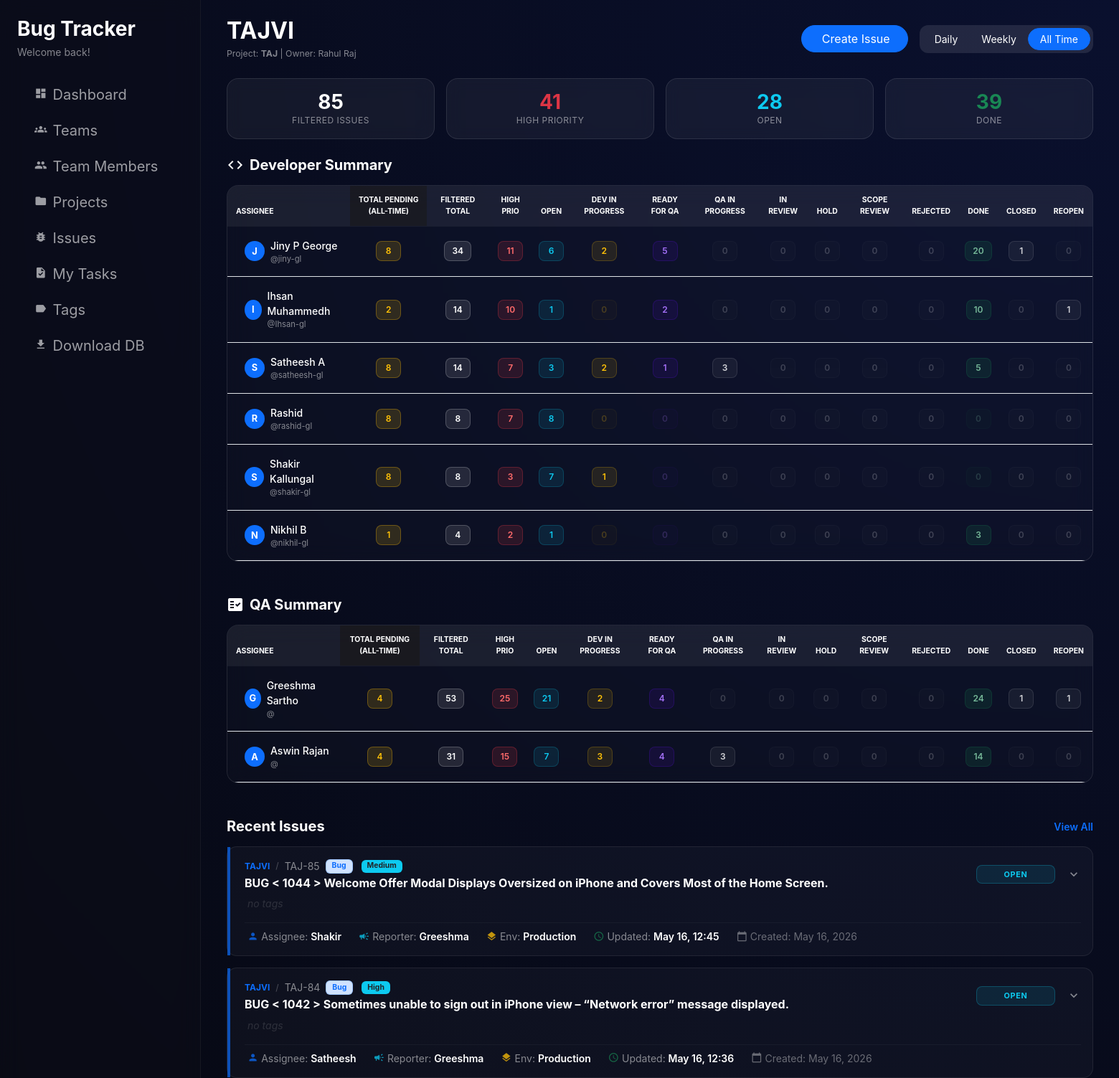
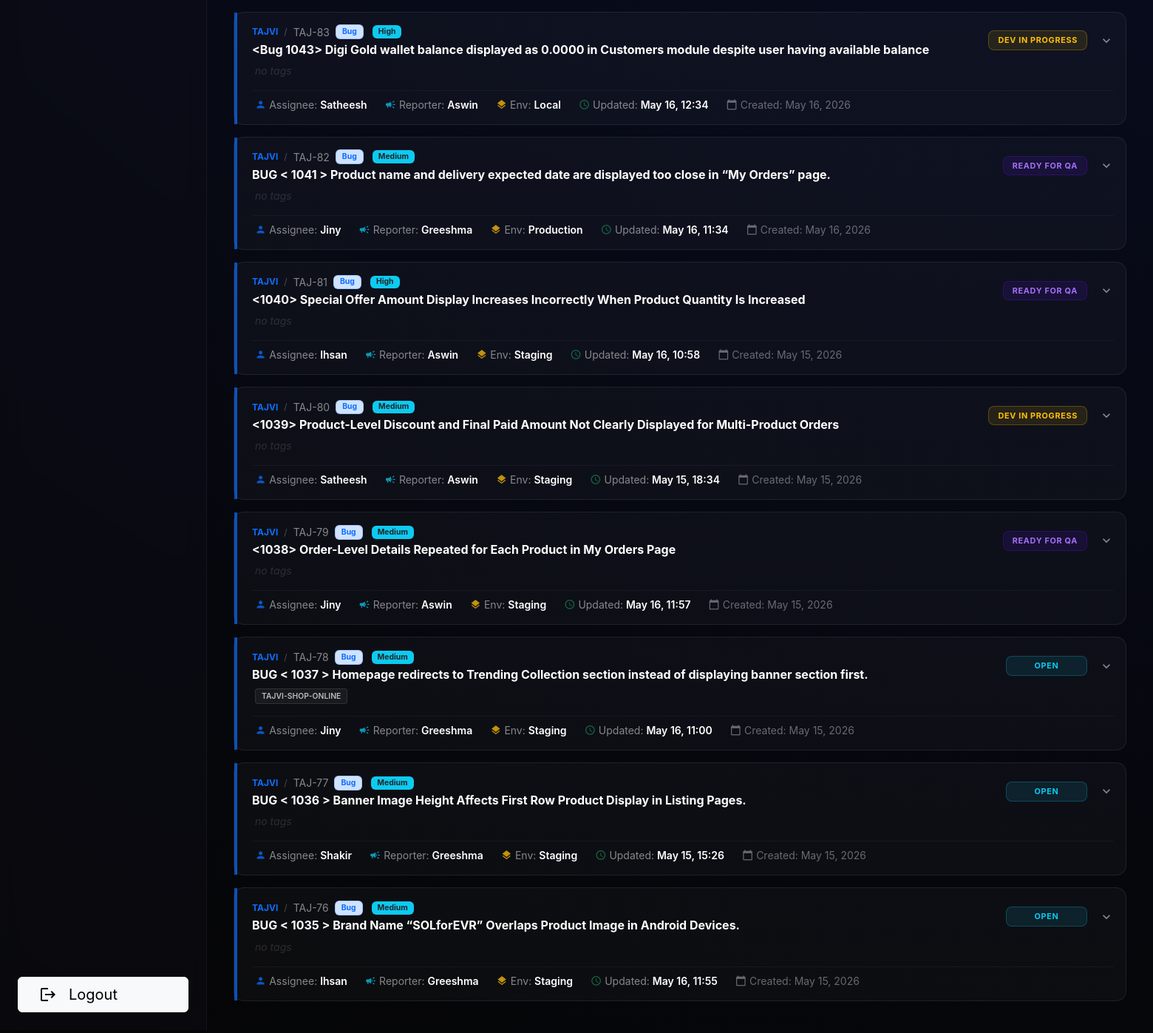
The page /projects/1/ (signed in) on the database as committed earlier (2 pictures, top to bottom).
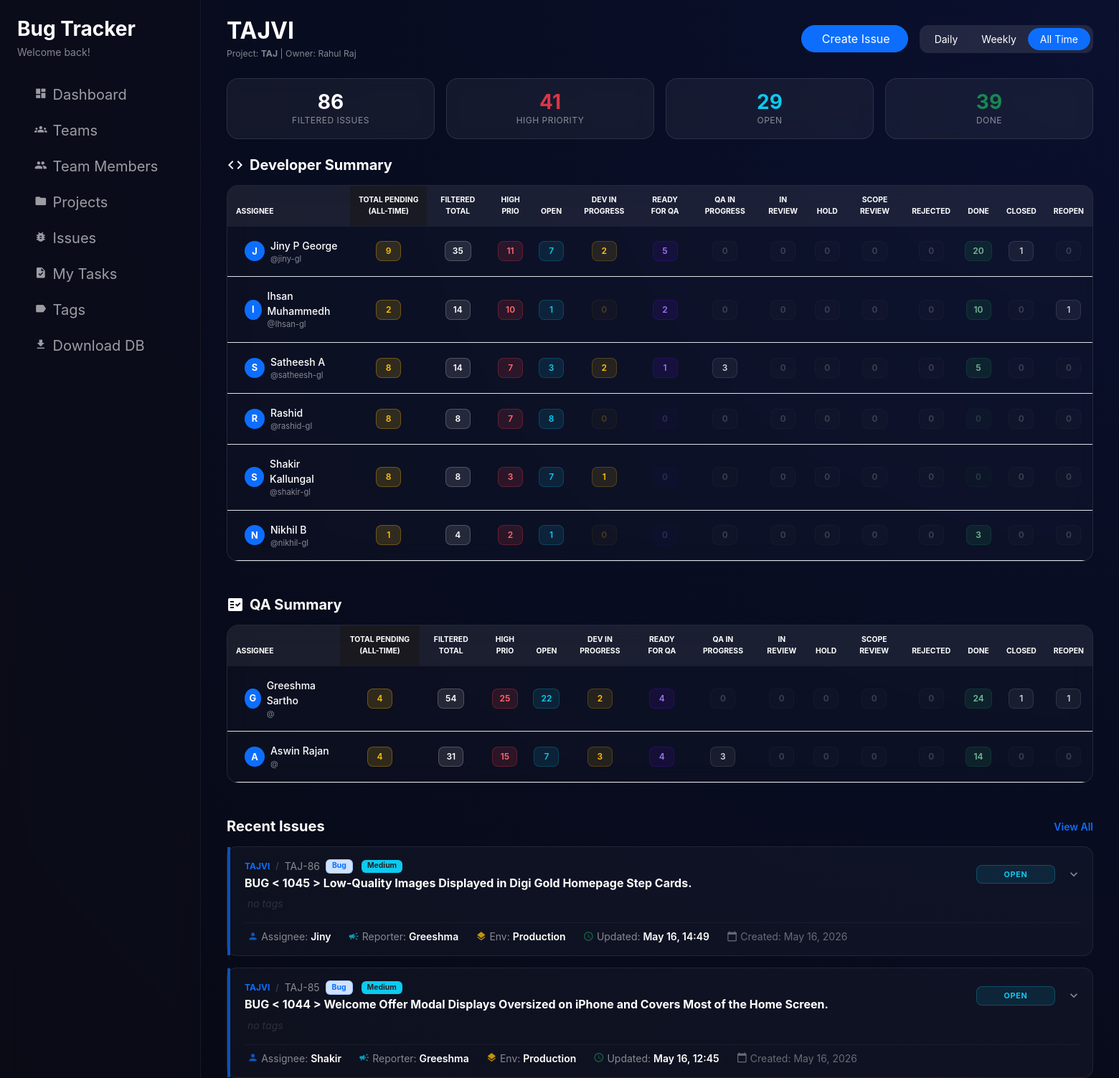
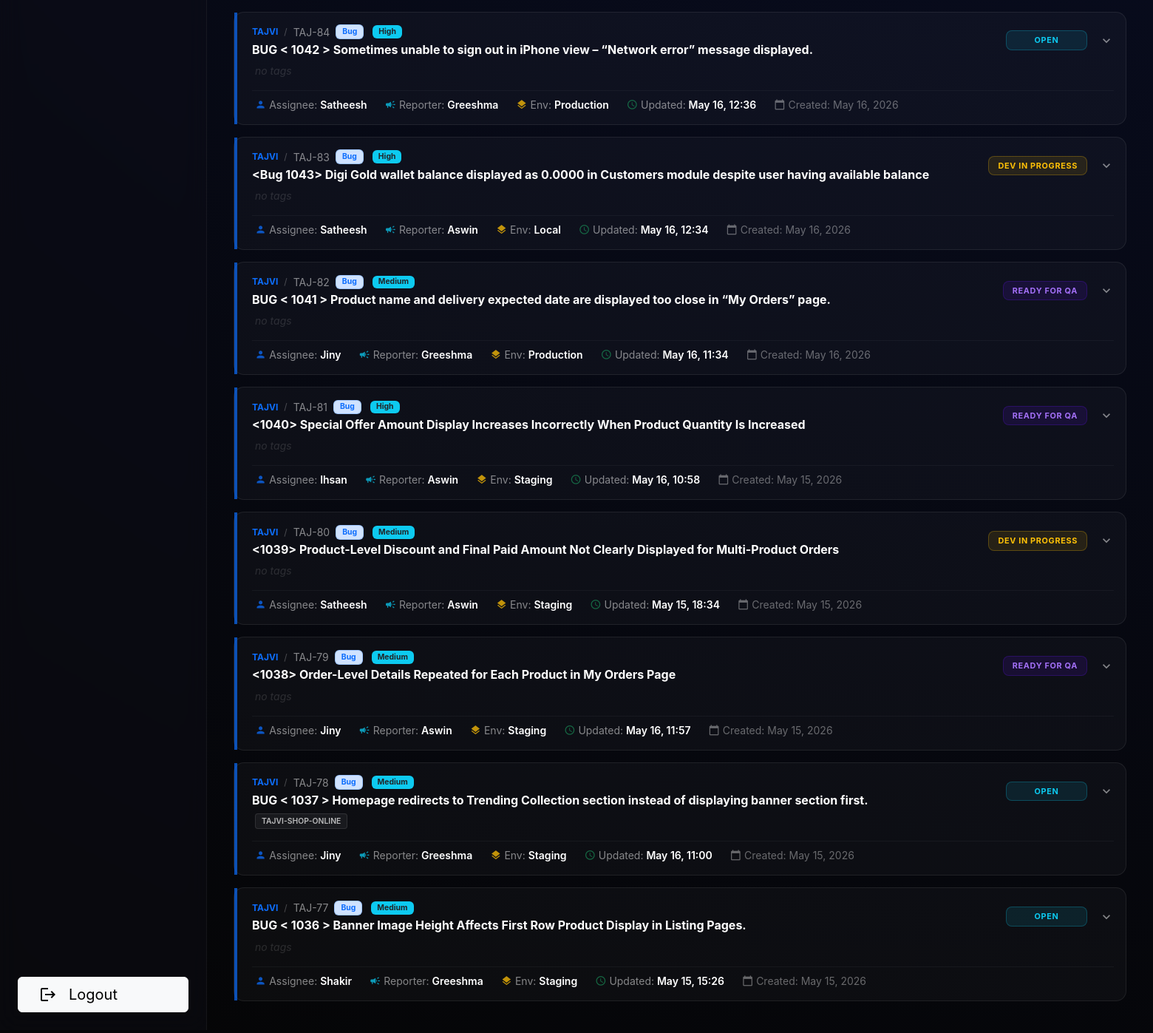
The same page on the database as committed later (2 pictures, top to bottom).
### issues/models.py (models this page shows, shortened)
class Issue(models.Model):
    project = models.ForeignKey(
        Project,
        on_delete=models.CASCADE,
        related_name='issues',
    )
    title = models.CharField(max_length=255)
    description = models.TextField(blank=True)
    issue_type = models.CharField(
        max_length=20,
        choices=IssueTypeChoices.choices,
        default=IssueTypeChoices.TASK,
    )
    drive_url = models.CharField(max_length=500,
        null=True,
        blank=True
        )
    reporter = models.ForeignKey(
        settings.AUTH_USER_MODEL,
        on_delete=models.SET_NULL,
        null=True,
        blank=True,
        related_name='reported_issues',
    )
    assignee = models.ForeignKey(
        settings.AUTH_USER_MODEL,
        on_delete=models.SET_NULL,
        null=True,
        blank=True,
        related_name='assigned_issues',
    )
    priority = models.CharField(
        max_length=20,
        choices=IssuePriorityChoices.choices,
        default=IssuePriorityChoices.MEDIUM,
    )
    environment = models.CharField(
        max_length=20,
        choices=IssueEnvironmentChoices.choices,
        default=IssueEnvironmentChoices.STAGING,
    )
    status = models.CharField(
        max_length=20,
        choices=IssueStatusChoices.choices,
        default=IssueStatusChoices.OPEN,
    )
    time_estimate_hours = models.DecimalField(
        max_digits=6,
        decimal_places=2,
        null=True,
        blank=True,
        help_text='Estimated effort in hours',
    )
    related_issue = models.ForeignKey(
        'self',
        on_delete=models.SET_NULL,
        null=True,
        blank=True,
        related_name='related_issues',
        help_text='Optional related or parent issue',
        limit_choices_to={'issue_type': IssueTypeChoices.TASK},  # optional extra safety
    )
    tags = models.ManyToManyField(
        'Tag',
        related_name='issues',
        blank=True,
        help_text='Tags used to classify this issue',
    )
    remarks = models.TextField(blank=True)
    qa_note = models.TextField(blank=True)
    image_1 = CloudinaryField('image', null=True, blank=True)
    image_2 = CloudinaryField('image', null=True, blank=True)
    image_3 = CloudinaryField('image', null=True, blank=True)
    image_4 = CloudinaryField('image', null=True, blank=True)
    created_by = models.ForeignKey(
        settings.AUTH_USER_MODEL,
        on_delete=models.SET_NULL,
        null=True,
        blank=True,
        related_name='created_issues',
    )
    created_at = models.DateTimeField(auto_now_add=True)
    updated_at = models.DateTimeField(auto_now=True)
    class Meta:
        ordering = ['-created_at']

class Project(models.Model):
    name = models.CharField(max_length=255)
    code = models.CharField(max_length=50, unique=True)
    description = models.TextField(blank=True)
    owner = models.ForeignKey(
        settings.AUTH_USER_MODEL,
        on_delete=models.SET_NULL,
        null=True,
        blank=True,
        related_name='owned_projects',
    )
    team = models.ForeignKey(
        'users.Team',  # change this string if your Team model lives elsewhere
        on_delete=models.SET_NULL,
        null=True,
        blank=True,
        related_name='projects',
    )
    is_active = models.BooleanField(default=True)
    created_by = models.ForeignKey(
        settings.AUTH_USER_MODEL,
        on_delete=models.SET_NULL,
        null=True,
        blank=True,
        related_name='created_projects',
    )
    created_at = models.DateTimeField(auto_now_add=True)
    updated_at = models.DateTimeField(auto_now=True)
    class Meta:
        ordering = ['name']

class Tag(models.Model):
    name = models.CharField(max_length=100, unique=True)
    slug = models.SlugField(max_length=120, unique=True, blank=True)
    is_active = models.BooleanField(default=True)
    created_at = models.DateTimeField(auto_now_add=True)
    class Meta:
        ordering = ["name"]

### users/models.py (models this page shows)
class User(AbstractUser):
    pass

### issues/views.py (the view)
# urls.py: path('projects/<int:pk>/', ProjectDetailView.as_view(), name='project_detail'),
class ProjectDetailView(LoginRequiredMixin, DetailView):
    model = Project
    template_name = 'issues/project_detail.html'
    context_object_name = 'project'
    def get_queryset(self):
        return Project.objects.select_related('owner')
    def get_context_data(self, **kwargs):
        context = super().get_context_data(**kwargs)
        project = self.object
        period = self.request.GET.get('period', 'all')
        now = timezone.now()
        issues_qs = project.issues.select_related('assignee', 'reporter', 'assignee__team_member', 'reporter__team_member')
        if period == 'daily':
            start_date = now.replace(hour=0, minute=0, second=0, microsecond=0)
            filtered_qs = issues_qs.filter(created_at__gte=start_date)
        elif period == 'weekly':
            start_date = now - timedelta(days=7)
            filtered_qs = issues_qs.filter(created_at__gte=start_date)
        else:
            filtered_qs = issues_qs
        status_choices = IssueStatusChoices.choices
        status_annotations = {
            f"{status.lower()}_count": Count('id', filter=Q(status=status))
            for status, label in status_choices
        }
        dev_summary_qs = filtered_qs.values(
            'assignee__username', 'assignee__id', 'assignee__first_name', 'assignee__last_name'
        ).annotate(
            total=Count('id'),
            high_priority=Count('id', filter=Q(priority='high')),
            **status_annotations
        ).filter(
            Q(assignee__team_member__role='developer') | Q(assignee__team_member__role__isnull=True)
        ).exclude(assignee__team_member__role='qa').order_by('-total')
        qa_summary_qs = filtered_qs.values(
            'reporter__username', 'reporter__id', 'reporter__first_name', 'reporter__last_name'
        ).annotate(
            total=Count('id'),
            high_priority=Count('id', filter=Q(priority='high')),
            **status_annotations
        ).filter(reporter__team_member__role='qa').order_by('-total')
        def process_summary(summary_qs, user_prefix, is_qa=False):
            processed = []
            for entry in summary_qs:
                u_id = entry.get(f'{user_prefix}__id')
                if not u_id: continue
                if is_qa:
                    entry['pending_label'] = "Ready for QA"
                    entry['total_pending_all_time'] = project.issues.filter(
                        reporter_id=u_id,
                        status='ready_for_qa' # Slug from your IssueStatusChoices
                    ).count()
                else:
                    entry['pending_label'] = "Total Workload"
                    entry['total_pending_all_time'] = project.issues.filter(
                        assignee_id=u_id
                    ).exclude(status__in=['done', 'closed', 'ready_for_qa']).count()
                first = entry.get(f'{user_prefix}__first_name')
                last = entry.get(f'{user_prefix}__last_name')
                entry['full_display_name'] = f"{first} {last}" if first and last else (first or entry.get(f'{user_prefix}__username'))
                entry['status_counts_list'] = [
                    {'label': label, 'count': entry.get(f"{status.lower()}_count", 0), 'slug': status.lower()}
                    for status, label in status_choices
                ]
                processed.append(entry)
            return processed
        context.update({
            'dev_summary': process_summary(dev_summary_qs, 'assignee', is_qa=False),
            'qa_summary': process_summary(qa_summary_qs, 'reporter', is_qa=True),
            'issues': filtered_qs.order_by('-created_at')[:10],
            'metrics': filtered_qs.aggregate(total=Count('id'), high_priority=Count('id', filter=Q(priority='high')), **status_annotations),
            'current_period': period,
            'status_choices': status_choices
        })
        return context

### templates/issues/project_detail.html (shortened to what the changed rows need)
{% extends "users/index.html" %}
{% block dashboard_content %}
<div class="dashboard-fixed-wrapper">
    <div>
        <div class="row mb-4 align-items-center">
            <div class="col">
                <h2 class="text-white fw-bold mb-1">{{ project.name }}</h2>
            </div>
        </div>
        <div class="row g-3 mb-4">
            <div class="col-6 col-lg-3">
                <div class="metric-card p-3 text-center">
                    <h3 class="fw-bold mb-0 text-white">{{ metrics.total }}</h3>
                    <p class="small mb-0 opacity-50">FILTERED ISSUES</p>
                </div>
            </div>
            <div class="col-6 col-lg-3">
                <div class="metric-card p-3 text-center">
                    <h3 class="fw-bold mb-0 text-info">{{ metrics.open_count }}</h3>
                    <p class="small mb-0 opacity-50">OPEN</p>
                </div>
            </div>
        </div>
    </div>
    <div class="dashboard-scrollable-content">
        <div class="mb-5">
            {% include "issues/partials/_summary_table.html" with summary_data=dev_summary %}
        </div>
        <div class="mb-5">
            {% include "issues/partials/_summary_table.html" with summary_data=qa_summary %}
        </div>
        <div class="row g-3 pb-3">
            {% for issue in issues %}
            <div class="col-12">
                <div class="issue-card p-3 text-white position-relative">
                    <div class="position-absolute start-0 top-0 bottom-0 bg-{% if issue.status == IssueStatusChoices.DONE.value or issue.status == IssueStatusChoices.CLOSED.value %}success{% elif issue.priority == IssuePriorityChoices.CRITICAL.value or issue.priority == IssuePriorityChoices.HIGH.value %}danger{% else %}primary{% endif %}" style="width: 4px; opacity: 0.7;"></div>
                    <div class="ps-2">
                        <div class="d-flex flex-column flex-md-row justify-content-between align-items-start align-items-md-center gap-3 mb-2"
                             data-bs-toggle="collapse"
                             data-bs-target="#collapseRecentIssue{{ issue.pk }}"
                             style="cursor: pointer;"
                             role="button"
                             aria-expanded="false"
                             aria-controls="collapseRecentIssue{{ issue.pk }}">
                            <div class="flex-grow-1">
                                <div class="d-flex align-items-center flex-wrap gap-2 mb-1">
                                    <span class="text-primary smaller fw-bold uppercase tracking-wider" style="font-size: 0.75rem;">{{ issue.project.name }}</span>
                                    <span class="text-white-50 opacity-50 small">/</span>
                                    <span class="text-white-50 fw-monospace smaller">
                                        {% if issue.project.code %}{{ issue.project.code }}-{{ issue.pk }}{% else %}#{{ issue.pk }}{% endif %}
                                    </span>
                                    <span class="badge {% if issue.issue_type == IssueTypeChoices.BUG.value %}bg-danger-subtle text-danger border-danger{% elif issue.issue_type == IssueTypeChoices.TASK.value %}bg-info-subtle text-info border-info{% else %}bg-primary-subtle text-primary border-primary{% endif %} smaller px-2 py-0.5 border border-opacity-25" style="font-size: 0.65rem;">
                                        {{ issue.get_issue_type_display }}
                                    </span>
                                    <span class="badge {% if issue.priority == IssuePriorityChoices.HIGH.value or issue.priority == IssuePriorityChoices.CRITICAL.value %}bg-danger text-white{% elif issue.priority == IssuePriorityChoices.MEDIUM.value %}bg-warning text-dark{% else %}bg-info text-dark{% endif %} smaller px-2 py-0.5 ms-1" style="font-size: 0.65rem; font-weight: 700;">
                                        {{ issue.get_priority_display }}
                                    </span>
                                </div>
                                <h6 class="fw-bold mb-0 text-white mt-1">
                                    {{ issue.title }}
                                </h6>
                            </div>
                            <div class="d-flex align-items-center gap-3 align-self-stretch align-self-md-center justify-content-between justify-content-md-end">
                                <span class="status-badge-issues-theme
                                    {% if issue.status == 'open' %}status-badge-open
                                    {% elif issue.status == 'dev_in_progress' %}status-badge-dev_in_progress
                                    {% elif issue.status == 'ready_for_qa' %}status-badge-ready_for_qa
                                    {% elif issue.status == 'done' or issue.status == 'closed' %}status-badge-done
                                    {% else %}status-badge-default{% endif %}">
                                    {{ issue.get_status_display }}
                                </span>
                                <span class="material-icons text-white-50 accordion-arrow-icon" style="transition: transform 0.2s ease; font-size: 1.25rem;">expand_more</span>
                            </div>
                        </div>
                        <div class="mb-3 d-flex flex-wrap gap-1 ps-1">
                            {% for tag in issue.tags.all %}
                                <span class="issue-tag-pill">{{ tag.name }}</span>
                            {% empty %}
                                <span class="text-white-50 smaller fst-italic opacity-25">no tags</span>
                            {% endfor %}
                        </div>
                        <div class="d-flex flex-wrap align-items-center gap-y-2 smaller text-white-50 pt-2 border-top border-secondary border-opacity-10 ps-1" style="column-gap: 1.5rem !important;">
                            <div class="d-flex align-items-center gap-1">
                                <span class="material-icons text-primary opacity-75" style="font-size: 0.95rem;">person</span>
                                <span>Assignee: <strong class="text-white fw-semibold">{{ issue.assignee.get_short_name|default:issue.assignee.username|default:"Unassigned" }}</strong></span>
                            </div>
                            <div class="d-flex align-items-center gap-1">
                                <span class="material-icons text-info opacity-75" style="font-size: 0.95rem;">campaign</span>
                                <span>Reporter: <strong class="text-white fw-semibold">{{ issue.reporter.get_short_name|default:issue.reporter.username|default:"-" }}</strong></span>
                            </div>
                            <div class="d-flex align-items-center gap-1">
                                <span class="material-icons text-warning opacity-75" style="font-size: 0.95rem;">layers</span>
                                <span>Env: <strong class="text-white fw-semibold">{{ issue.get_environment_display|default:"-" }}</strong></span>
                            </div>
                            <div class="d-flex align-items-center gap-1">
                                <span class="material-icons text-success opacity-75" style="font-size: 0.95rem;">schedule</span>
                                <span>Updated: <strong class="text-white fw-semibold">{{ issue.updated_at|date:"M d, H:i" }}</strong></span>
                            </div>
                            <div class="d-flex align-items-center gap-1 ms-auto-md opacity-75">
                                <span class="material-icons" style="font-size: 0.95rem;">calendar_today</span>
                                <span>Created: {{ issue.created_at|date:"M d, Y" }}</span>
                            </div>
                        </div>
                    </div>
                </div>
            </div>
            {% endfor %}
        </div>
    </div>
</div>
{% endblock %}

Rows that differ between the two databases and show on the page:
no longer on this page (row unchanged): Issue: project.name "TAJVI", project.code "TAJ", pk "76", issue_type "Bug", priority "Medium", title "BUG < 1035 > Brand Name “SOLforEVR” Overlaps Product Image in Android Devices.", status "OPEN", assignee.get_short_name "Ihsan", reporter.get_short_name "Greeshma", environment "Staging", updated_at "May 16, 11:55", created_at "May 15, 2026"
added Issue: project.name "TAJVI", project.code "TAJ", pk "86", issue_type "Bug", priority "Medium", title "BUG < 1045 > Low-Quality Images Displayed in Digi Gold Homepage Step Cards.", status "OPEN", assignee.get_short_name "Jiny", reporter.get_short_name "Greeshma", environment "Production", updated_at "May 16, 14:49", created_at "May 16, 2026"
Other text that changed with them:
{{ metrics.total }}: "85" → "86"
{{ metrics.open_count }}: "28" → "29"
new list line: "J Jiny P George @ jiny-gl 9 35 11 7 2 5 0 0 0 0 0 20 1 0"
new list line: "G Greeshma Sartho @ 4 54 25 22 2 4 0 0 0 0 0 24 1 1"
list line gone: "J Jiny P George @ jiny-gl 8 34 11 6 2 5 0 0 0 0 0 20 1 0"
list line gone: "G Greeshma Sartho @ 4 53 25 21 2 4 0 0 0 0 0 24 1 1"
